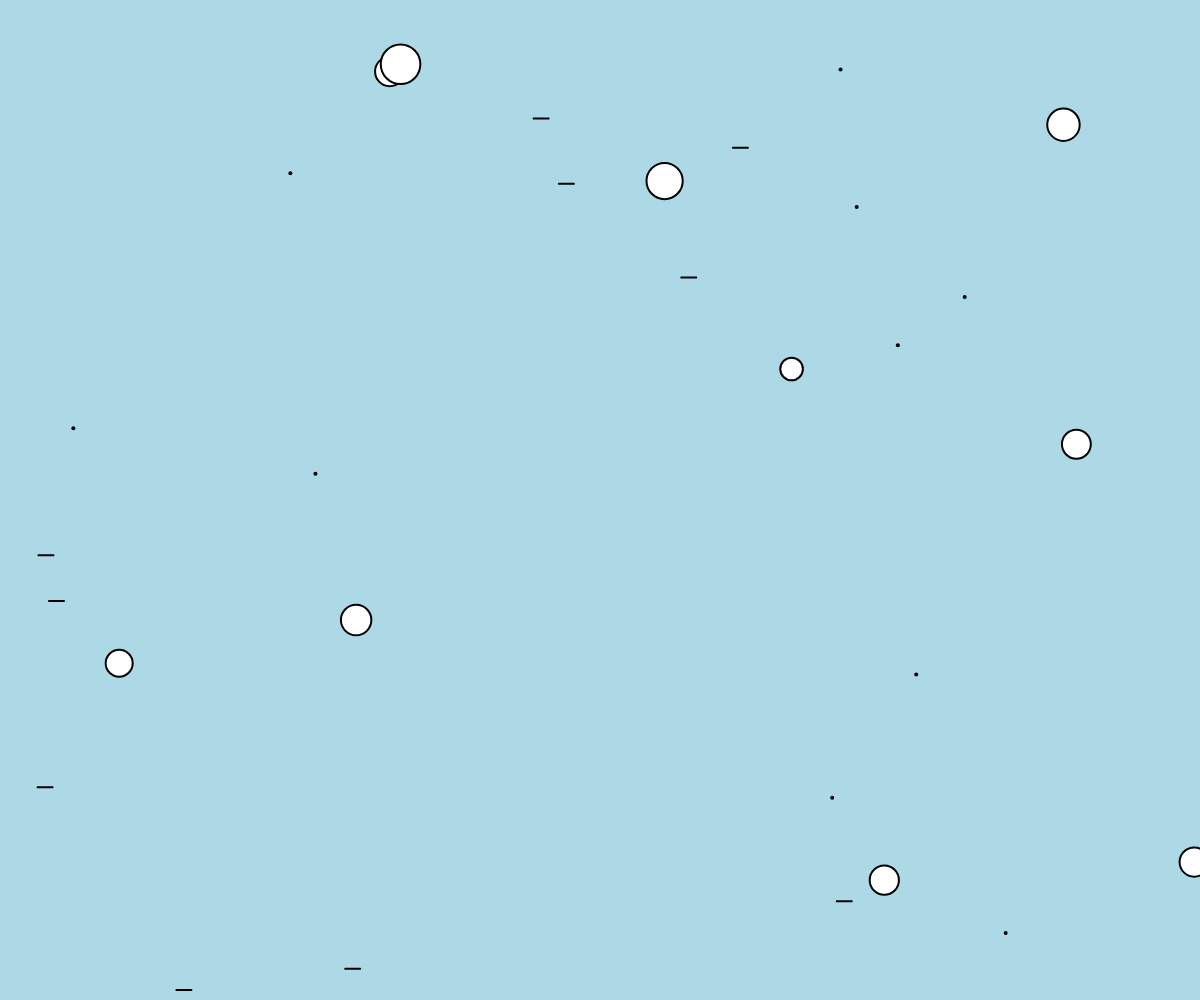
Frame 1 (no input)
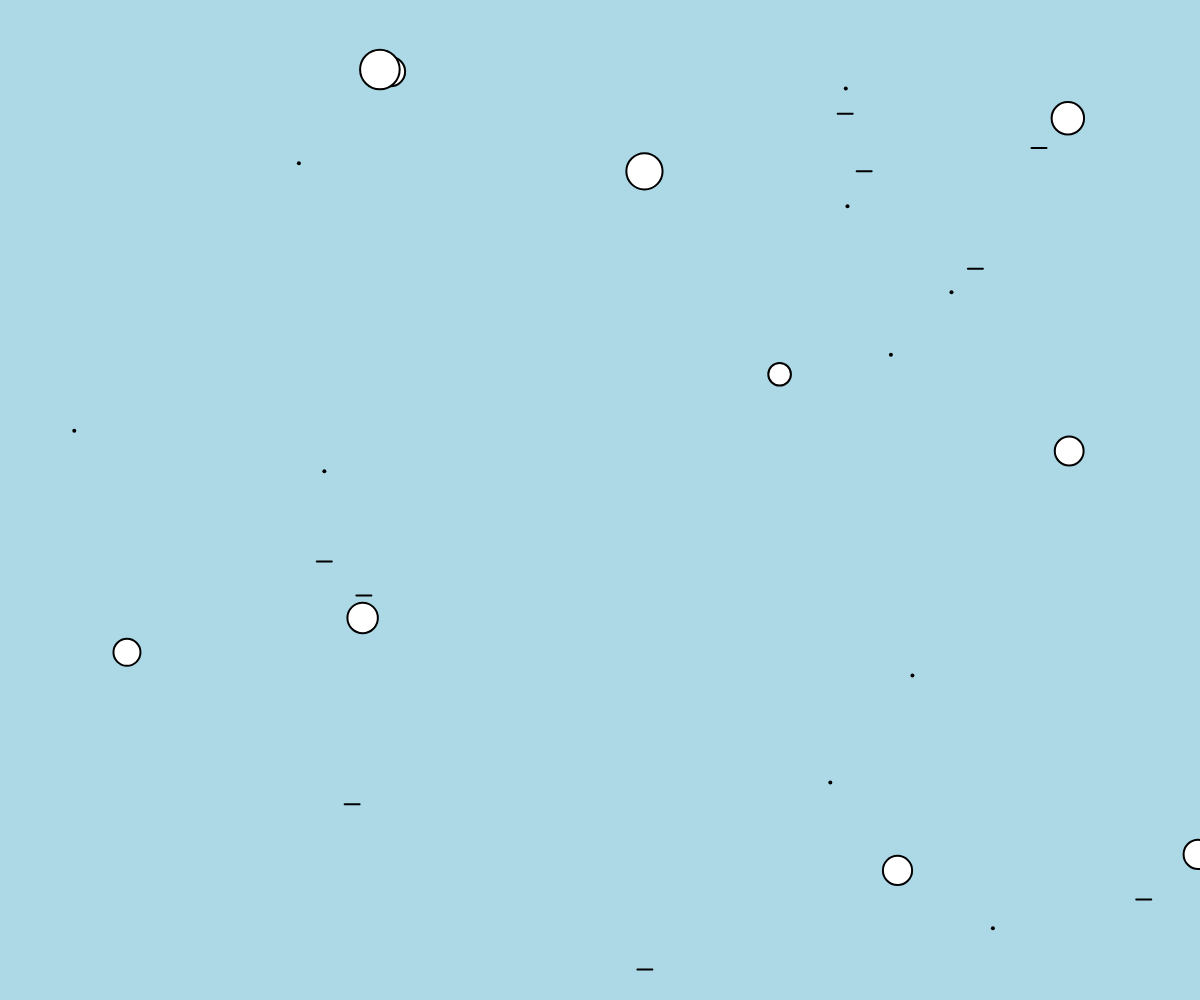
Frame 60 (no input)
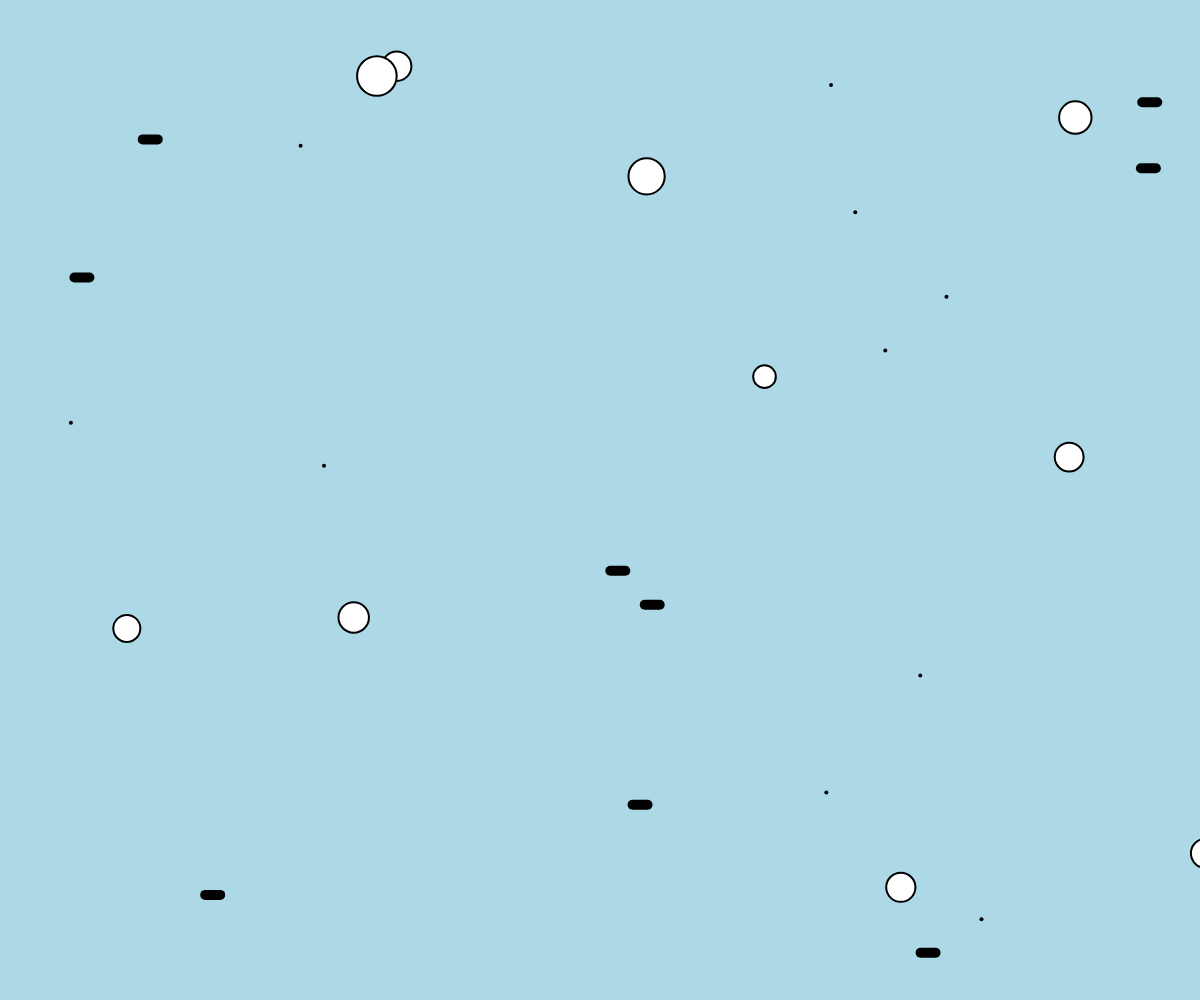
Frame 120 (the mouse pressed at the canvas centre since frame 60)

The p5.js sketch that drew these frames (run headless with seeded random() and noise() and a simulated clock; from frame 60 on, the mouse is pressed at the canvas centre):

// p5.js sketch
// ── sketch.js
// Project Title
// Your Name
// Date
//
// Extra for Experts:
// - describe what you did to take this project "above and beyond"

let objects = [];
function setup(){
  createCanvas(windowWidth, windowHeight);
  for(let i=0;i<10;i++){
    objects.push(new Animatedobject(random(width),random(height)));
  }
  for(let i=0;i<10;i++){
    objects.push(new CircleObject(random(width),random(height),random(20,40)));
  }
  for(let i=0;i<10;i++){
    objects.push(new LineObject());
  }
}

function draw() {
  background('lightblue');
  for(let p of objects){
    p.move();
    p.display();
  }
}
class Animatedobject{
  constructor(x,y){
    this.x = x;
    this.y = y;
    this.size = 1;
  }
  move(){
    this.x += random(-2,2);
    this.y += random(-2,2);
  }
  display(){
    strokeWeight(4);
    point(this.x,this.y);
  }
}
class CircleObject extends Animatedobject{
  constructor(x,y,d){
    super(x,y);
    this.size = d;
  }
  display(){
    strokeWeight(2);
    circle(this.x,this.y,this.size);
  }
}
class LineObject extends Animatedobject{
  constructor(){
    super(random(width),random(height));
  }
  move(){
    super.move();
    this.x+=5;
    if(this.x>width){
      this.x = 0;
    }
  }
  display(){
    if(mouseIsPressed){
      strokeWeight(10);
    }
    else{
      strokeWeight(2);
    }
    line(this.x,this.y,this.x+15,this.y);
  }
}
